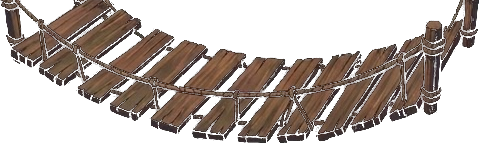
#> input picture web/assets/images/autumn_bridge_rope.png, 479 x 143 px, given in place of media_1791004147591.jpg, which was not available
$ python test_ninja_cutout.py
#> lines starting #> are read from the running program, lines starting #| are printed output that depends on the picture
import os
from PIL import Image
import numpy as np
from collections import deque

user_uploaded_dir = r"C:\Users\User\.gemini\antigravity\brain\b6c18e6e-846f-4320-a1a4-aab0dc148d2b\.user_uploaded"
ninja_path = os.path.join(user_uploaded_dir, "media_1791004147591.jpg")

im = Image.open(ninja_path).convert("RGBA")
#> im is the input picture: PIL image 479x143 RGBA; mean R, G, B, A 49.6, 42, 35.5, 110.9
arr = np.array(im)
h, w, _ = arr.shape
#> h = 143; w = 479

# Let's inspect the corner pixels to see checkerboard values
corners = [arr[0, 0, :3], arr[0, 20, :3], arr[0, 40, :3], arr[10, 10, :3]]
#> corners = [[36, 27, 20], [20, 6, 0], [10, 20, 19], [50, 35, 28]]
print("Sample background colors near top-left:", corners)
#| Sample background colors near top-left: [array([36, 27, 20], dtype=uint8), array([20,  6,  0], dtype=uint8), array([10, 20, 19], dtype=uint8), array([50, 35, 28], dtype=uint8)]

# The checkerboard consists of two shades of grey: e.g. white (~255 or ~204) and grey (~153 or ~178)
# Notice the background is purely achromatic (R ~ G ~ B) and light/mid grey, whereas the ninja has colored clothes (dark blue) or skin (warm tones) or black outlines.
# Let's check flood fill from border pixels:
# A pixel is background if it is connected to the border and its color is typical checkerboard (e.g. diff between R,G,B < 15 and either light ~200+ or mid ~150-180, or simply any flood fill that doesn't cross the black outline).
# Let's check min pixel intensity of ninja's outline: it's dark black (R<50, G<50, B<50).
# Flood fill from all 4 borders:
visited = np.zeros((h, w), dtype=bool)
q = deque()

# Add all border pixels to queue if they look like checkerboard
for y in range(h):
    for x in [0, w-1]:
        q.append((y, x))
        visited[y, x] = True
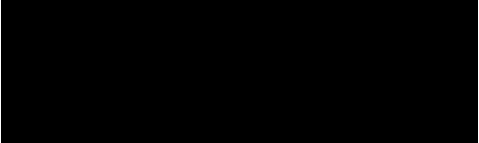
#> visited: shape (143, 479) bool; 0.42% white in thin lines or dots
for x in range(w):
    for y in [0, h-1]:
        if not visited[y, x]:
            q.append((y, x))
            visited[y, x] = True
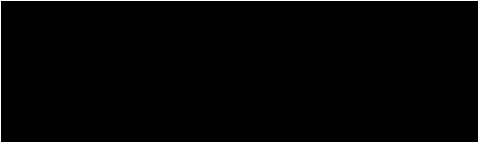
#> visited: shape (143, 479) bool; 1.8% white in thin lines or dots

# Checkerboard is achromatic: |r-g| < 18, |g-b| < 18, |r-b| < 18, and brightness > 120
def is_bg(r, g, b):
    # Acheomatic check
    max_c = max(r, g, b)
    min_c = min(r, g, b)
    if (max_c - min_c) <= 25 and min_c >= 110:
        return True
    return False

bg_mask = np.zeros((h, w), dtype=bool)

while q:
    y, x = q.popleft()
    r, g, b = arr[y, x, :3]
    if is_bg(r, g, b):
        bg_mask[y, x] = True
        for dy, dx in [(-1,0), (1,0), (0,-1), (0,1)]:
            ny, nx = y + dy, x + dx
            if 0 <= ny < h and 0 <= nx < w and not visited[ny, nx]:
                visited[ny, nx] = True
                q.append((ny, nx))
#> this loop made 1240 passes
#> (r, g, b, max_c in is_bg, min_c in is_bg) on passes 1 to 3: (36, 27, 20, 36, 20), (47, 45, 48, 48, 45), (23, 14, 7, 23, 7)
#> bg_mask: shape (143, 479) bool; every value is 0

print(f"Total background pixels found: {np.sum(bg_mask)} out of {h*w} ({np.sum(bg_mask)/(h*w)*100:.1f}%)")
#| Total background pixels found: 0 out of 68497 (0.0%)

# Apply alpha
arr[bg_mask, 3] = 0

# Crop to bounding box of non-transparent pixels
non_bg = np.where(~bg_mask)
#> non_bg = 68497 positions, rows 0 to 142, columns 0 to 478
ymin, ymax = np.min(non_bg[0]), np.max(non_bg[0])
#> ymin = 0; ymax = 142
xmin, xmax = np.min(non_bg[1]), np.max(non_bg[1])
#> xmin = 0; xmax = 478
print(f"Ninja bounds: y=[{ymin}, {ymax}], x=[{xmin}, {xmax}], size=({xmax-xmin}, {ymax-ymin})")
#| Ninja bounds: y=[0, 142], x=[0, 478], size=(478, 142)

out_im = Image.fromarray(arr).crop((xmin, ymin, xmax+1, ymax+1))
out_dir = r"c:\Users\User\.gemini\antigravity\scratch\super_dash_Remix\assets\images"
os.makedirs(out_dir, exist_ok=True)
out_path = os.path.join(out_dir, "character_ninja.png")
out_im.save(out_path)
print("Saved character_ninja.png:", out_path, "Size:", out_im.size)
#| Saved character_ninja.png: c:\Users\User\.gemini\antigravity\scratch\super_dash_Remix\assets\images/character_ninja.png Size: (479, 143)
